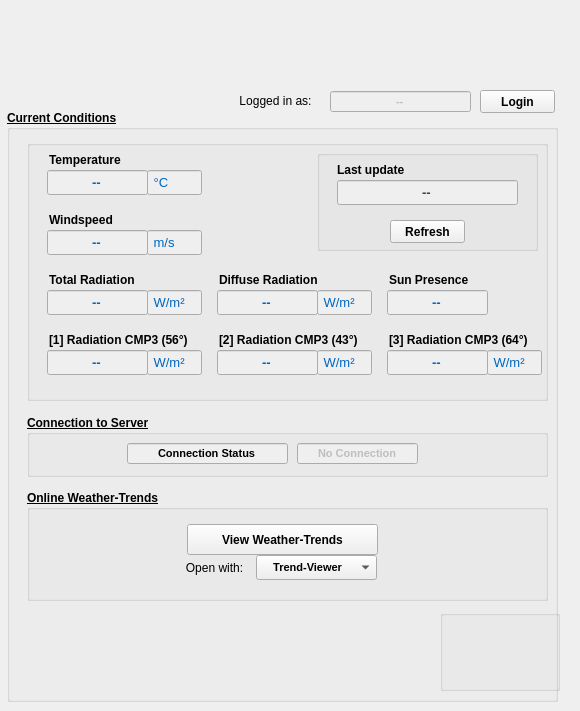
  <widget class="QWidget" name="tab">
   <attribute name="title">
    <string>Overview</string>
   </attribute>
   <attribute name="toolTip">
    <string>General overview</string>
   </attribute>
   <widget class="QLabel" name="label_header">
    <property name="geometry">
     <rect>
      <x>0</x>
      <y>-7</y>
      <width>571</width>
      <height>101</height>
     </rect>
    </property>
    <property name="text">
     <string>&lt;html&gt;&lt;head/&gt;&lt;body&gt;&lt;p&gt;&lt;img src=&quot;:/header/header.png&quot;/&gt;&lt;/p&gt;&lt;/body&gt;&lt;/html&gt;</string>
    </property>
   </widget>
   <widget class="QGroupBox" name="groupBox">
    <property name="geometry">
     <rect>
      <x>7</x>
      <y>110</y>
      <width>551</width>
      <height>592</height>
     </rect>
    </property>
    <property name="font">
     <font>
      <family>Arial</family>
      <weight>75</weight>
      <italic>false</italic>
      <bold>true</bold>
      <underline>true</underline>
     </font>
    </property>
    <property name="title">
     <string>Current Conditions</string>
    </property>
    <widget class="QGroupBox" name="groupBox_9">
     <property name="geometry">
      <rect>
       <x>20</x>
       <y>30</y>
       <width>521</width>
       <height>261</height>
      </rect>
     </property>
     <property name="title">
      <string/>
     </property>
     <widget class="QLineEdit" name="lineEdit_temp">
      <property name="enabled">
       <bool>false</bool>
      </property>
      <property name="geometry">
       <rect>
        <x>20</x>
        <y>30</y>
        <width>101</width>
        <height>25</height>
       </rect>
      </property>
      <property name="font">
       <font>
        <family>Arial</family>
        <pointsize>10</pointsize>
        <weight>75</weight>
        <bold>true</bold>
        <underline>false</underline>
       </font>
      </property>
      <property name="toolTip">
       <string>Current Temperature provided by PT100</string>
      </property>
      <property name="styleSheet">
       <string notr="true">color: rgb(0, 101, 189);</string>
      </property>
      <property name="text">
       <string>--</string>
      </property>
      <property name="alignment">
       <set>Qt::AlignCenter</set>
      </property>
      <property name="readOnly">
       <bool>true</bool>
      </property>
     </widget>
     <widget class="QLabel" name="label_6">
      <property name="geometry">
       <rect>
        <x>22</x>
        <y>10</y>
        <width>171</width>
        <height>20</height>
       </rect>
      </property>
      <property name="font">
       <font>
        <underline>false</underline>
       </font>
      </property>
      <property name="text">
       <string>Temperature</string>
      </property>
     </widget>
     <widget class="QLabel" name="label_10">
      <property name="geometry">
       <rect>
        <x>22</x>
        <y>70</y>
        <width>171</width>
        <height>20</height>
       </rect>
      </property>
      <property name="font">
       <font>
        <underline>false</underline>
       </font>
      </property>
      <property name="text">
       <string>Windspeed</string>
      </property>
     </widget>
     <widget class="QLabel" name="label_11">
      <property name="geometry">
       <rect>
        <x>22</x>
        <y>130</y>
        <width>171</width>
        <height>20</height>
       </rect>
      </property>
      <property name="font">
       <font>
        <underline>false</underline>
       </font>
      </property>
      <property name="text">
       <string>Total Radiation</string>
      </property>
     </widget>
     <widget class="QLabel" name="label_12">
      <property name="geometry">
       <rect>
        <x>362</x>
        <y>130</y>
        <width>161</width>
        <height>20</height>
       </rect>
      </property>
      <property name="font">
       <font>
        <underline>false</underline>
       </font>
      </property>
      <property name="text">
       <string>Sun Presence</string>
      </property>
     </widget>
     <widget class="QLineEdit" name="lineEdit_wind">
      <property name="enabled">
       <bool>false</bool>
      </property>
      <property name="geometry">
       <rect>
        <x>20</x>
        <y>90</y>
        <width>101</width>
        <height>25</height>
       </rect>
      </property>
      <property name="font">
       <font>
        <family>Arial</family>
        <pointsize>10</pointsize>
        <weight>75</weight>
        <bold>true</bold>
        <underline>false</underline>
       </font>
      </property>
      <property name="toolTip">
       <string>Current Windspeed provided by Anemometer</string>
      </property>
      <property name="styleSheet">
       <string notr="true">color: rgb(0, 101, 189);</string>
      </property>
      <property name="text">
       <string>--</string>
      </property>
      <property name="alignment">
       <set>Qt::AlignCenter</set>
      </property>
      <property name="readOnly">
       <bool>true</bool>
      </property>
     </widget>
     <widget class="QLineEdit" name="lineEdit_totalRad">
      <property name="enabled">
       <bool>false</bool>
      </property>
      <property name="geometry">
       <rect>
        <x>20</x>
        <y>150</y>
        <width>101</width>
        <height>25</height>
       </rect>
      </property>
      <property name="font">
       <font>
        <family>Arial</family>
        <pointsize>10</pointsize>
        <weight>75</weight>
        <bold>true</bold>
        <underline>false</underline>
       </font>
      </property>
      <property name="toolTip">
       <string>Current Radition provided by SPN1 Pyranometer</string>
      </property>
      <property name="styleSheet">
       <string notr="true">color: rgb(0, 101, 189);</string>
      </property>
      <property name="text">
       <string>--</string>
      </property>
      <property name="alignment">
       <set>Qt::AlignCenter</set>
      </property>
      <property name="readOnly">
       <bool>true</bool>
      </property>
     </widget>
     <widget class="QLineEdit" name="lineEdit_diffRad">
      <property name="enabled">
       <bool>false</bool>
      </property>
      <property name="geometry">
       <rect>
        <x>190</x>
        <y>150</y>
        <width>101</width>
        <height>25</height>
       </rect>
      </property>
      <property name="font">
       <font>
        <family>Arial</family>
        <pointsize>10</pointsize>
        <weight>75</weight>
        <bold>true</bold>
        <underline>false</underline>
       </font>
      </property>
      <property name="toolTip">
       <string>Current Radition provided by SPN1 Pyranometer</string>
      </property>
      <property name="styleSheet">
       <string notr="true">color: rgb(0, 101, 189);</string>
      </property>
      <property name="text">
       <string>--</string>
      </property>
      <property name="alignment">
       <set>Qt::AlignCenter</set>
      </property>
      <property name="readOnly">
       <bool>true</bool>
      </property>
     </widget>
     <widget class="QLineEdit" name="lineEdit_rad2">
      <property name="enabled">
       <bool>false</bool>
      </property>
      <property name="geometry">
       <rect>
        <x>190</x>
        <y>210</y>
        <width>101</width>
        <height>25</height>
       </rect>
      </property>
      <property name="font">
       <font>
        <family>Arial</family>
        <pointsize>10</pointsize>
        <weight>75</weight>
        <bold>true</bold>
        <underline>false</underline>
       </font>
      </property>
      <property name="toolTip">
       <string>Current Radition provided by CMP3 Pyranometer</string>
      </property>
      <property name="styleSheet">
       <string notr="true">color: rgb(0, 101, 189);</string>
      </property>
      <property name="text">
       <string>--</string>
      </property>
      <property name="alignment">
       <set>Qt::AlignCenter</set>
      </property>
      <property name="readOnly">
       <bool>true</bool>
      </property>
     </widget>
     <widget class="QLineEdit" name="lineEdit_rad3">
      <property name="enabled">
       <bool>false</bool>
      </property>
      <property name="geometry">
       <rect>
        <x>360</x>
        <y>210</y>
        <width>101</width>
        <height>25</height>
       </rect>
      </property>
      <property name="font">
       <font>
        <family>Arial</family>
        <pointsize>10</pointsize>
        <weight>75</weight>
        <bold>true</bold>
        <underline>false</underline>
       </font>
      </property>
      <property name="toolTip">
       <string>Current Radition provided by CMP3 Pyranometer</string>
      </property>
      <property name="styleSheet">
       <string notr="true">color: rgb(0, 101, 189);</string>
      </property>
      <property name="text">
       <string>--</string>
      </property>
      <property name="alignment">
       <set>Qt::AlignCenter</set>
      </property>
      <property name="readOnly">
       <bool>true</bool>
      </property>
     </widget>
     <widget class="QLineEdit" name="lineEdit_rad1">
      <property name="enabled">
       <bool>false</bool>
      </property>
      <property name="geometry">
       <rect>
        <x>20</x>
        <y>210</y>
        <width>101</width>
        <height>25</height>
       </rect>
      </property>
      <property name="font">
       <font>
        <family>Arial</family>
        <pointsize>10</pointsize>
        <weight>75</weight>
        <bold>true</bold>
        <underline>false</underline>
       </font>
      </property>
      <property name="toolTip">
       <string>Current Radition provided by CMP3 Pyranometer</string>
      </property>
      <property name="styleSheet">
       <string notr="true">color: rgb(0, 101, 189);</string>
      </property>
      <property name="text">
       <string>--</string>
      </property>
      <property name="alignment">
       <set>Qt::AlignCenter</set>
      </property>
      <property name="readOnly">
       <bool>true</bool>
      </property>
     </widget>
     <widget class="QLabel" name="label_13">
      <property name="geometry">
       <rect>
        <x>192</x>
        <y>130</y>
        <width>171</width>
        <height>20</height>
       </rect>
      </property>
      <property name="font">
       <font>
        <underline>false</underline>
       </font>
      </property>
      <property name="text">
       <string>Diffuse Radiation</string>
      </property>
     </widget>
     <widget class="QLabel" name="label_14">
      <property name="geometry">
       <rect>
        <x>22</x>
        <y>190</y>
        <width>171</width>
        <height>20</height>
       </rect>
      </property>
      <property name="font">
       <font>
        <underline>false</underline>
       </font>
      </property>
      <property name="text">
       <string>[1] Radiation CMP3 (56°)</string>
      </property>
     </widget>
     <widget class="QLabel" name="label_15">
      <property name="geometry">
       <rect>
        <x>192</x>
        <y>190</y>
        <width>161</width>
        <height>20</height>
       </rect>
      </property>
      <property name="font">
       <font>
        <underline>false</underline>
       </font>
      </property>
      <property name="text">
       <string>[2] Radiation CMP3 (43°)</string>
      </property>
     </widget>
     <widget class="QLabel" name="label_16">
      <property name="geometry">
       <rect>
        <x>362</x>
        <y>190</y>
        <width>161</width>
        <height>20</height>
       </rect>
      </property>
      <property name="font">
       <font>
        <underline>false</underline>
       </font>
      </property>
      <property name="text">
       <string>[3] Radiation CMP3 (64°)</string>
      </property>
     </widget>
     <widget class="QLineEdit" name="lineEdit_unit">
      <property name="enabled">
       <bool>false</bool>
      </property>
      <property name="geometry">
       <rect>
        <x>120</x>
        <y>150</y>
        <width>55</width>
        <height>25</height>
       </rect>
      </property>
      <property name="font">
       <font>
        <family>Arial</family>
        <pointsize>10</pointsize>
        <weight>50</weight>
        <bold>false</bold>
        <underline>false</underline>
       </font>
      </property>
      <property name="toolTip">
       <string/>
      </property>
      <property name="styleSheet">
       <string notr="true">color: rgb(0, 101, 189);</string>
      </property>
      <property name="text">
       <string> W/m²</string>
      </property>
      <property name="readOnly">
       <bool>true</bool>
      </property>
     </widget>
     <widget class="QLineEdit" name="lineEdit_unit_2">
      <property name="enabled">
       <bool>false</bool>
      </property>
      <property name="geometry">
       <rect>
        <x>290</x>
        <y>150</y>
        <width>55</width>
        <height>25</height>
       </rect>
      </property>
      <property name="font">
       <font>
        <family>Arial</family>
        <pointsize>10</pointsize>
        <weight>50</weight>
        <bold>false</bold>
        <underline>false</underline>
       </font>
      </property>
      <property name="toolTip">
       <string/>
      </property>
      <property name="styleSheet">
       <string notr="true">color: rgb(0, 101, 189);</string>
      </property>
      <property name="text">
       <string> W/m²</string>
      </property>
      <property name="readOnly">
       <bool>true</bool>
      </property>
     </widget>
     <widget class="QLineEdit" name="lineEdit_unit_3">
      <property name="enabled">
       <bool>false</bool>
      </property>
      <property name="geometry">
       <rect>
        <x>120</x>
        <y>210</y>
        <width>55</width>
        <height>25</height>
       </rect>
      </property>
      <property name="font">
       <font>
        <family>Arial</family>
        <pointsize>10</pointsize>
        <weight>50</weight>
        <bold>false</bold>
        <underline>false</underline>
       </font>
      </property>
      <property name="toolTip">
       <string/>
      </property>
      <property name="styleSheet">
       <string notr="true">color: rgb(0, 101, 189);</string>
      </property>
      <property name="text">
       <string> W/m²</string>
      </property>
      <property name="readOnly">
       <bool>true</bool>
      </property>
     </widget>
     <widget class="QLineEdit" name="lineEdit_unit_4">
      <property name="enabled">
       <bool>false</bool>
      </property>
      <property name="geometry">
       <rect>
        <x>290</x>
        <y>210</y>
        <width>55</width>
        <height>25</height>
       </rect>
      </property>
      <property name="font">
       <font>
        <family>Arial</family>
        <pointsize>10</pointsize>
        <weight>50</weight>
        <bold>false</bold>
        <underline>false</underline>
       </font>
      </property>
      <property name="toolTip">
       <string/>
      </property>
      <property name="styleSheet">
       <string notr="true">color: rgb(0, 101, 189);</string>
      </property>
      <property name="text">
       <string> W/m²</string>
      </property>
      <property name="readOnly">
       <bool>true</bool>
      </property>
     </widget>
     <widget class="QLineEdit" name="lineEdit_unit_5">
      <property name="enabled">
       <bool>false</bool>
      </property>
      <property name="geometry">
       <rect>
        <x>460</x>
        <y>210</y>
        <width>55</width>
        <height>25</height>
       </rect>
      </property>
      <property name="font">
       <font>
        <family>Arial</family>
        <pointsize>10</pointsize>
        <weight>50</weight>
        <bold>false</bold>
        <underline>false</underline>
       </font>
      </property>
      <property name="acceptDrops">
       <bool>true</bool>
      </property>
      <property name="toolTip">
       <string/>
      </property>
      <property name="styleSheet">
       <string notr="true">color: rgb(0, 101, 189);</string>
      </property>
      <property name="text">
       <string> W/m²</string>
      </property>
      <property name="readOnly">
       <bool>true</bool>
      </property>
     </widget>
     <widget class="QLineEdit" name="lineEdit_unit_6">
      <property name="enabled">
       <bool>false</bool>
      </property>
      <property name="geometry">
       <rect>
        <x>120</x>
        <y>90</y>
        <width>55</width>
        <height>25</height>
       </rect>
      </property>
      <property name="font">
       <font>
        <family>Arial</family>
        <pointsize>10</pointsize>
        <weight>50</weight>
        <bold>false</bold>
        <underline>false</underline>
       </font>
      </property>
      <property name="toolTip">
       <string/>
      </property>
      <property name="styleSheet">
       <string notr="true">color: rgb(0, 101, 189);</string>
      </property>
      <property name="text">
       <string> m/s</string>
      </property>
      <property name="readOnly">
       <bool>true</bool>
      </property>
     </widget>
     <widget class="QLineEdit" name="lineEdit_unit_7">
      <property name="enabled">
       <bool>false</bool>
      </property>
      <property name="geometry">
       <rect>
        <x>120</x>
        <y>30</y>
        <width>55</width>
        <height>25</height>
       </rect>
      </property>
      <property name="font">
       <font>
        <family>Arial</family>
        <pointsize>10</pointsize>
        <weight>50</weight>
        <bold>false</bold>
        <underline>false</underline>
       </font>
      </property>
      <property name="toolTip">
       <string/>
      </property>
      <property name="styleSheet">
       <string notr="true">color: rgb(0, 101, 189);</string>
      </property>
      <property name="text">
       <string> °C</string>
      </property>
      <property name="readOnly">
       <bool>true</bool>
      </property>
     </widget>
     <widget class="QLineEdit" name="lineEdit_sun">
      <property name="enabled">
       <bool>false</bool>
      </property>
      <property name="geometry">
       <rect>
        <x>360</x>
        <y>150</y>
        <width>101</width>
        <height>25</height>
       </rect>
      </property>
      <property name="font">
       <font>
        <family>Arial</family>
        <pointsize>10</pointsize>
        <weight>75</weight>
        <bold>true</bold>
        <underline>false</underline>
       </font>
      </property>
      <property name="toolTip">
       <string>Current Sunshine Presence provided by SPN1 Pyranometer</string>
      </property>
      <property name="styleSheet">
       <string notr="true">color: rgb(0, 101, 189);</string>
      </property>
      <property name="text">
       <string>--</string>
      </property>
      <property name="alignment">
       <set>Qt::AlignCenter</set>
      </property>
      <property name="readOnly">
       <bool>true</bool>
      </property>
     </widget>
     <widget class="QGroupBox" name="groupBox_3">
      <property name="geometry">
       <rect>
        <x>290</x>
        <y>10</y>
        <width>221</width>
        <height>101</height>
       </rect>
      </property>
      <property name="title">
       <string/>
      </property>
      <widget class="QLineEdit" name="lineEdit_last_update">
       <property name="enabled">
        <bool>false</bool>
       </property>
       <property name="geometry">
        <rect>
         <x>20</x>
         <y>30</y>
         <width>181</width>
         <height>25</height>
        </rect>
       </property>
       <property name="font">
        <font>
         <family>Arial</family>
         <pointsize>10</pointsize>
         <weight>75</weight>
         <bold>true</bold>
         <underline>false</underline>
        </font>
       </property>
       <property name="toolTip">
        <string>Timestamp of the displayed measurements</string>
       </property>
       <property name="styleSheet">
        <string notr="true">color: rgb(66, 66, 66);</string>
       </property>
       <property name="text">
        <string>--</string>
       </property>
       <property name="alignment">
        <set>Qt::AlignCenter</set>
       </property>
       <property name="readOnly">
        <bool>true</bool>
       </property>
      </widget>
      <widget class="QLabel" name="label_7">
       <property name="geometry">
        <rect>
         <x>20</x>
         <y>10</y>
         <width>211</width>
         <height>20</height>
        </rect>
       </property>
       <property name="font">
        <font>
         <underline>false</underline>
        </font>
       </property>
       <property name="text">
        <string>Last update</string>
       </property>
      </widget>
      <widget class="QPushButton" name="pushButton_refresh">
       <property name="geometry">
        <rect>
         <x>73</x>
         <y>70</y>
         <width>75</width>
         <height>23</height>
        </rect>
       </property>
       <property name="font">
        <font>
         <underline>false</underline>
        </font>
       </property>
       <property name="toolTip">
        <string>Refresh current weather data</string>
       </property>
       <property name="text">
        <string>Refresh</string>
       </property>
      </widget>
     </widget>
    </widget>
    <widget class="QGroupBox" name="groupBox_18">
     <property name="geometry">
      <rect>
       <x>20</x>
       <y>305</y>
       <width>521</width>
       <height>62</height>
      </rect>
     </property>
     <property name="font">
      <font>
       <underline>true</underline>
      </font>
     </property>
     <property name="title">
      <string>Connection to Server</string>
     </property>
     <widget class="QLineEdit" name="lineEdit_connstat">
      <property name="enabled">
       <bool>false</bool>
      </property>
      <property name="geometry">
       <rect>
        <x>100</x>
        <y>28</y>
        <width>161</width>
        <height>21</height>
       </rect>
      </property>
      <property name="font">
       <font>
        <family>Arial</family>
        <pointsize>8</pointsize>
        <weight>75</weight>
        <bold>true</bold>
        <underline>false</underline>
       </font>
      </property>
      <property name="toolTip">
       <string/>
      </property>
      <property name="styleSheet">
       <string notr="true">color: rgb(0, 0, 0);</string>
      </property>
      <property name="text">
       <string>Connection Status</string>
      </property>
      <property name="alignment">
       <set>Qt::AlignCenter</set>
      </property>
      <property name="readOnly">
       <bool>true</bool>
      </property>
     </widget>
     <widget class="QLineEdit" name="lineEdit_status_CONNECTION">
      <property name="enabled">
       <bool>false</bool>
      </property>
      <property name="geometry">
       <rect>
        <x>270</x>
        <y>28</y>
        <width>121</width>
        <height>21</height>
       </rect>
      </property>
      <property name="font">
       <font>
        <family>Arial</family>
        <pointsize>8</pointsize>
        <weight>75</weight>
        <bold>true</bold>
        <underline>false</underline>
       </font>
      </property>
      <property name="toolTip">
       <string>Status of connection to CoSESWeather-Server</string>
      </property>
      <property name="styleSheet">
       <string notr="true"/>
      </property>
      <property name="text">
       <string>No Connection</string>
      </property>
      <property name="alignment">
       <set>Qt::AlignCenter</set>
      </property>
      <property name="readOnly">
       <bool>true</bool>
      </property>
     </widget>
    </widget>
    <widget class="QGroupBox" name="groupBox_2">
     <property name="geometry">
      <rect>
       <x>20</x>
       <y>380</y>
       <width>521</width>
       <height>111</height>
      </rect>
     </property>
     <property name="font">
      <font>
       <underline>true</underline>
      </font>
     </property>
     <property name="title">
      <string>Online Weather-Trends</string>
     </property>
     <widget class="QPushButton" name="pushButton_GOTO_weewx">
      <property name="geometry">
       <rect>
        <x>160</x>
        <y>34</y>
        <width>191</width>
        <height>31</height>
       </rect>
      </property>
      <property name="font">
       <font>
        <weight>75</weight>
        <bold>true</bold>
        <underline>false</underline>
       </font>
      </property>
      <property name="toolTip">
       <string>&lt;html&gt;&lt;head/&gt;&lt;body&gt;&lt;p&gt;View weather-trends in web-based Trend-Viewer&lt;/p&gt;&lt;/body&gt;&lt;/html&gt;</string>
      </property>
      <property name="text">
       <string>View Weather-Trends</string>
      </property>
     </widget>
     <widget class="QComboBox" name="comboBox_viewer">
      <property name="geometry">
       <rect>
        <x>229</x>
        <y>65</y>
        <width>121</width>
        <height>25</height>
       </rect>
      </property>
      <property name="font">
       <font>
        <pointsize>8</pointsize>
        <underline>false</underline>
       </font>
      </property>
      <property name="toolTip">
       <string>Specify how the weather-trend data should be displayed</string>
      </property>
      <property name="layoutDirection">
       <enum>Qt::LeftToRight</enum>
      </property>
      <property name="insertPolicy">
       <enum>QComboBox::InsertAlphabetically</enum>
      </property>
      <item>
       <property name="text">
        <string>    Trend-Viewer</string>
       </property>
      </item>
      <item>
       <property name="text">
        <string>    Web-Browser</string>
       </property>
      </item>
     </widget>
     <widget class="QLabel" name="label_20">
      <property name="geometry">
       <rect>
        <x>132</x>
        <y>68</y>
        <width>111</width>
        <height>20</height>
       </rect>
      </property>
      <property name="font">
       <font>
        <weight>50</weight>
        <bold>false</bold>
        <underline>false</underline>
       </font>
      </property>
      <property name="text">
       <string>Open with:</string>
      </property>
      <property name="alignment">
       <set>Qt::AlignCenter</set>
      </property>
     </widget>
    </widget>
   </widget>
   <widget class="QGroupBox" name="groupBox_5">
    <property name="geometry">
     <rect>
      <x>440</x>
      <y>610</y>
      <width>120</width>
      <height>81</height>
     </rect>
    </property>
    <property name="title">
     <string/>
    </property>
    <widget class="QLabel" name="label_logo_7">
     <property name="geometry">
      <rect>
       <x>10</x>
       <y>4</y>
       <width>101</width>
       <height>71</height>
      </rect>
     </property>
     <property name="text">
      <string>&lt;html&gt;&lt;head/&gt;&lt;body&gt;&lt;p&gt;&lt;img src=&quot;:/logo/logo.png&quot;/&gt;&lt;/p&gt;&lt;/body&gt;&lt;/html&gt;</string>
     </property>
    </widget>
   </widget>
   <widget class="QPushButton" name="pushButton_login_0">
    <property name="geometry">
     <rect>
      <x>480</x>
      <y>90</y>
      <width>75</width>
      <height>23</height>
     </rect>
    </property>
    <property name="font">
     <font>
      <weight>75</weight>
      <bold>true</bold>
      <underline>false</underline>
     </font>
    </property>
    <property name="toolTip">
     <string/>
    </property>
    <property name="text">
     <string>Login</string>
    </property>
   </widget>
   <widget class="QLineEdit" name="lineEdit_loggedin_user_0">
    <property name="enabled">
     <bool>false</bool>
    </property>
    <property name="geometry">
     <rect>
      <x>330</x>
      <y>91</y>
      <width>141</width>
      <height>21</height>
     </rect>
    </property>
    <property name="font">
     <font>
      <family>Arial</family>
      <pointsize>8</pointsize>
      <weight>75</weight>
      <bold>true</bold>
      <underline>false</underline>
     </font>
    </property>
    <property name="toolTip">
     <string>Active user account</string>
    </property>
    <property name="styleSheet">
     <string notr="true"/>
    </property>
    <property name="text">
     <string>--</string>
    </property>
    <property name="alignment">
     <set>Qt::AlignCenter</set>
    </property>
    <property name="readOnly">
     <bool>true</bool>
    </property>
   </widget>
   <widget class="QLabel" name="label_8">
    <property name="geometry">
     <rect>
      <x>220</x>
      <y>91</y>
      <width>111</width>
      <height>20</height>
     </rect>
    </property>
    <property name="font">
     <font>
      <weight>50</weight>
      <bold>false</bold>
      <underline>false</underline>
     </font>
    </property>
    <property name="text">
     <string>Logged in as:</string>
    </property>
    <property name="alignment">
     <set>Qt::AlignCenter</set>
    </property>
   </widget>
  </widget>
